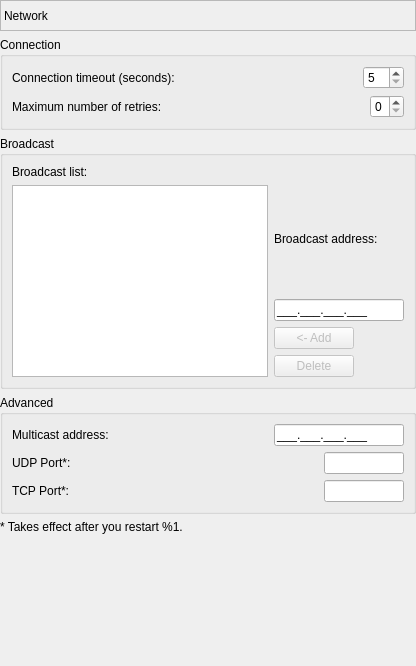
       <widget class="QWidget" name="pageNetwork">
        <layout class="QVBoxLayout" name="verticalLayout_25">
         <property name="margin">
          <number>0</number>
         </property>
         <item>
          <widget class="QLabel" name="lblNetworkPage">
           <property name="sizePolicy">
            <sizepolicy hsizetype="Preferred" vsizetype="Fixed">
             <horstretch>0</horstretch>
             <verstretch>0</verstretch>
            </sizepolicy>
           </property>
           <property name="minimumSize">
            <size>
             <width>0</width>
             <height>31</height>
            </size>
           </property>
           <property name="frameShape">
            <enum>QFrame::StyledPanel</enum>
           </property>
           <property name="frameShadow">
            <enum>QFrame::Sunken</enum>
           </property>
           <property name="text">
            <string>Network</string>
           </property>
          </widget>
         </item>
         <item>
          <widget class="QGroupBox" name="grpConnection">
           <property name="title">
            <string>Connection</string>
           </property>
           <layout class="QVBoxLayout" name="verticalLayout_23">
            <item>
             <layout class="QHBoxLayout" name="horizontalLayout_16">
              <item>
               <widget class="QLabel" name="lblTimeoutDesc">
                <property name="text">
                 <string>Connection timeout (seconds):</string>
                </property>
               </widget>
              </item>
              <item>
               <spacer name="horizontalSpacer_15">
                <property name="orientation">
                 <enum>Qt::Horizontal</enum>
                </property>
                <property name="sizeHint" stdset="0">
                 <size>
                  <width>40</width>
                  <height>20</height>
                 </size>
                </property>
               </spacer>
              </item>
              <item>
               <widget class="QSpinBox" name="spnTimeout">
                <property name="minimum">
                 <number>5</number>
                </property>
                <property name="maximum">
                 <number>60</number>
                </property>
               </widget>
              </item>
             </layout>
            </item>
            <item>
             <layout class="QHBoxLayout" name="horizontalLayout_17">
              <item>
               <widget class="QLabel" name="lblMaxRetriesDesc">
                <property name="text">
                 <string>Maximum number of retries:</string>
                </property>
               </widget>
              </item>
              <item>
               <spacer name="horizontalSpacer_16">
                <property name="orientation">
                 <enum>Qt::Horizontal</enum>
                </property>
                <property name="sizeHint" stdset="0">
                 <size>
                  <width>40</width>
                  <height>20</height>
                 </size>
                </property>
               </spacer>
              </item>
              <item>
               <widget class="QSpinBox" name="spnMaxRetries">
                <property name="minimum">
                 <number>0</number>
                </property>
                <property name="maximum">
                 <number>9</number>
                </property>
               </widget>
              </item>
             </layout>
            </item>
           </layout>
          </widget>
         </item>
         <item>
          <widget class="QGroupBox" name="grpBroadcast">
           <property name="title">
            <string>Broadcast</string>
           </property>
           <layout class="QVBoxLayout" name="verticalLayout_36">
            <item>
             <widget class="QLabel" name="lblBroadcastListDesc">
              <property name="text">
               <string>Broadcast list:</string>
              </property>
             </widget>
            </item>
            <item>
             <layout class="QHBoxLayout" name="horizontalLayout_31">
              <item>
               <widget class="QListWidget" name="lvBroadcasts"/>
              </item>
              <item>
               <layout class="QVBoxLayout" name="verticalLayout_24">
                <item>
                 <widget class="QLabel" name="lblBroadcastDesc">
                  <property name="text">
                   <string>Broadcast address:</string>
                  </property>
                 </widget>
                </item>
                <item>
                 <widget class="QLineEdit" name="txtBroadcast">
                  <property name="sizePolicy">
                   <sizepolicy hsizetype="Minimum" vsizetype="Fixed">
                    <horstretch>0</horstretch>
                    <verstretch>0</verstretch>
                   </sizepolicy>
                  </property>
                  <property name="minimumSize">
                   <size>
                    <width>130</width>
                    <height>0</height>
                   </size>
                  </property>
                  <property name="maximumSize">
                   <size>
                    <width>130</width>
                    <height>16777215</height>
                   </size>
                  </property>
                  <property name="inputMask">
                   <string notr="true">000.000.000.000;_</string>
                  </property>
                 </widget>
                </item>
                <item>
                 <layout class="QHBoxLayout" name="horizontalLayout_29">
                  <item>
                   <widget class="QPushButton" name="btnAddBroadcast">
                    <property name="enabled">
                     <bool>false</bool>
                    </property>
                    <property name="text">
                     <string>&lt;- Add</string>
                    </property>
                   </widget>
                  </item>
                  <item>
                   <spacer name="horizontalSpacer_28">
                    <property name="orientation">
                     <enum>Qt::Horizontal</enum>
                    </property>
                    <property name="sizeHint" stdset="0">
                     <size>
                      <width>40</width>
                      <height>20</height>
                     </size>
                    </property>
                   </spacer>
                  </item>
                 </layout>
                </item>
                <item>
                 <layout class="QHBoxLayout" name="horizontalLayout_30">
                  <item>
                   <widget class="QPushButton" name="btnDeleteBroadcast">
                    <property name="enabled">
                     <bool>false</bool>
                    </property>
                    <property name="text">
                     <string>Delete</string>
                    </property>
                   </widget>
                  </item>
                  <item>
                   <spacer name="horizontalSpacer_29">
                    <property name="orientation">
                     <enum>Qt::Horizontal</enum>
                    </property>
                    <property name="sizeHint" stdset="0">
                     <size>
                      <width>40</width>
                      <height>20</height>
                     </size>
                    </property>
                   </spacer>
                  </item>
                 </layout>
                </item>
               </layout>
              </item>
             </layout>
            </item>
           </layout>
          </widget>
         </item>
         <item>
          <widget class="QGroupBox" name="groupBox_2">
           <property name="title">
            <string>Advanced</string>
           </property>
           <layout class="QVBoxLayout" name="verticalLayout_38">
            <item>
             <layout class="QHBoxLayout" name="horizontalLayout_18">
              <item>
               <widget class="QLabel" name="lblMulticastDesc">
                <property name="text">
                 <string>Multicast address:</string>
                </property>
               </widget>
              </item>
              <item>
               <spacer name="horizontalSpacer_17">
                <property name="orientation">
                 <enum>Qt::Horizontal</enum>
                </property>
                <property name="sizeHint" stdset="0">
                 <size>
                  <width>40</width>
                  <height>20</height>
                 </size>
                </property>
               </spacer>
              </item>
              <item>
               <widget class="QLineEdit" name="txtMulticast">
                <property name="minimumSize">
                 <size>
                  <width>130</width>
                  <height>0</height>
                 </size>
                </property>
                <property name="maximumSize">
                 <size>
                  <width>130</width>
                  <height>16777215</height>
                 </size>
                </property>
                <property name="inputMask">
                 <string notr="true">000.000.000.000;_</string>
                </property>
               </widget>
              </item>
             </layout>
            </item>
            <item>
             <layout class="QHBoxLayout" name="horizontalLayout_19">
              <item>
               <widget class="QLabel" name="lblUDPPortDesc">
                <property name="text">
                 <string>UDP Port*:</string>
                </property>
               </widget>
              </item>
              <item>
               <spacer name="horizontalSpacer_18">
                <property name="orientation">
                 <enum>Qt::Horizontal</enum>
                </property>
                <property name="sizeHint" stdset="0">
                 <size>
                  <width>40</width>
                  <height>20</height>
                 </size>
                </property>
               </spacer>
              </item>
              <item>
               <widget class="QLineEdit" name="txtUDPPort">
                <property name="sizePolicy">
                 <sizepolicy hsizetype="Minimum" vsizetype="Fixed">
                  <horstretch>0</horstretch>
                  <verstretch>0</verstretch>
                 </sizepolicy>
                </property>
                <property name="maximumSize">
                 <size>
                  <width>80</width>
                  <height>16777215</height>
                 </size>
                </property>
                <property name="inputMask">
                 <string notr="true">00000; </string>
                </property>
               </widget>
              </item>
             </layout>
            </item>
            <item>
             <layout class="QHBoxLayout" name="horizontalLayout_20">
              <item>
               <widget class="QLabel" name="lblTCPPortDesc">
                <property name="text">
                 <string>TCP Port*:</string>
                </property>
               </widget>
              </item>
              <item>
               <spacer name="horizontalSpacer_19">
                <property name="orientation">
                 <enum>Qt::Horizontal</enum>
                </property>
                <property name="sizeHint" stdset="0">
                 <size>
                  <width>40</width>
                  <height>20</height>
                 </size>
                </property>
               </spacer>
              </item>
              <item>
               <widget class="QLineEdit" name="txtTCPPort">
                <property name="sizePolicy">
                 <sizepolicy hsizetype="Minimum" vsizetype="Fixed">
                  <horstretch>0</horstretch>
                  <verstretch>0</verstretch>
                 </sizepolicy>
                </property>
                <property name="maximumSize">
                 <size>
                  <width>80</width>
                  <height>16777215</height>
                 </size>
                </property>
                <property name="inputMask">
                 <string notr="true">00000; </string>
                </property>
               </widget>
              </item>
             </layout>
            </item>
           </layout>
          </widget>
         </item>
         <item>
          <widget class="QLabel" name="lblFinePrint">
           <property name="text">
            <string>* Takes effect after you restart %1.</string>
           </property>
          </widget>
         </item>
         <item>
          <spacer name="verticalSpacer_7">
           <property name="orientation">
            <enum>Qt::Vertical</enum>
           </property>
           <property name="sizeHint" stdset="0">
            <size>
             <width>20</width>
             <height>132</height>
            </size>
           </property>
          </spacer>
         </item>
        </layout>
       </widget>
